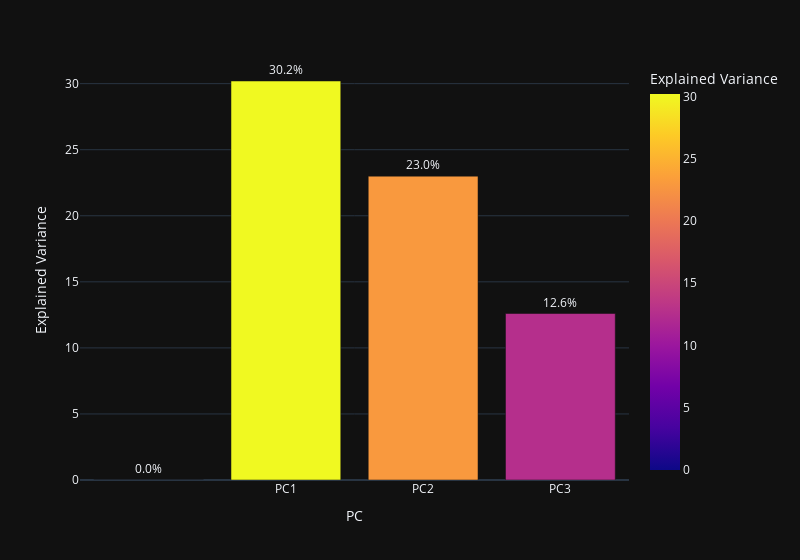

The notebook cell this image was saved under:
### Markdown cell above
#### Plot Explained variables

### Code cell
fig = px.bar(df_explained_variance, 
             x='PC', y='Explained Variance',
             color='Explained Variance',
             template = 'plotly_dark',
             text=[f'{i}%' for i in explained_variance],
             width=800)

fig.update_traces(textposition='outside')

fig.show()

### Figure 1 — Plotly figure (JSON) as saved in the notebook; plotly's stock layout.template omitted (floating-point values rounded to 4 significant figures)
{"data": [{"alignmentgroup": "True", "hovertemplate": "PC=%{x}<br>Explained Variance=%{marker.color}<br>text=%{text}<extra></extra>", "legendgroup": "", "marker": {"color": [0, 30.2, 23, 12.6], "coloraxis": "coloraxis"}, "name": "", "offsetgroup": "", "orientation": "v", "showlegend": false, "text": ["0.0%", "30.2%", "23.0%", "12.6%"], "textposition": "outside", "type": "bar", "x": ["", "PC1", "PC2", "PC3"], "xaxis": "x", "y": [0, 30.2, 23, 12.6], "yaxis": "y"}], "layout": {"barmode": "relative", "coloraxis": {"colorbar": {"title": {"text": "Explained Variance"}}, "colorscale": [[0, "#0d0887"], [0.1111, "#46039f"], [0.2222, "#7201a8"], [0.3333, "#9c179e"], [0.4444, "#bd3786"], [0.5556, "#d8576b"], [0.6667, "#ed7953"], [0.7778, "#fb9f3a"], [0.8889, "#fdca26"], [1, "#f0f921"]]}, "legend": {"tracegroupgap": 0}, "margin": {"t": 60}, "width": 800, "xaxis": {"anchor": "y", "domain": [0, 1], "title": {"text": "PC"}}, "yaxis": {"anchor": "x", "domain": [0, 1], "title": {"text": "Explained Variance"}}}}
